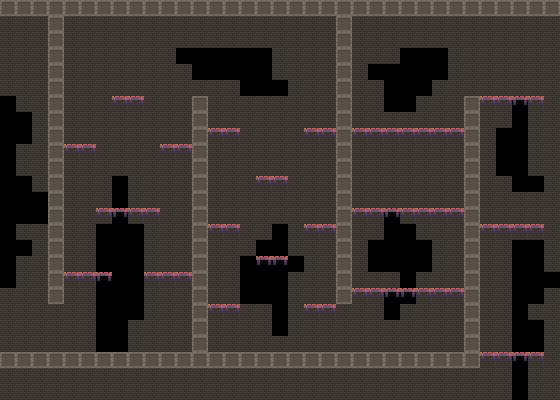

The image is a tile-based game level rendered from a .tmx file. Its description and source (layers, tilesets, objects; grid data summarised) follow:
An orthogonal 35x25 tile map with 16x16 px tiles, 5 tile layers (Background, Background2:ElectricBoogaloo, OneSidedPlatforms, Platforms, ...), 2 tilesets.

<map version="1.0" tiledversion="1.1.2" orientation="orthogonal" renderorder="right-down" width="35" height="25" tilewidth="16" tileheight="16" infinite="0" nextobjectid="1">
 <tileset firstgid="1" name="sketches3- tiles and monsters" tilewidth="16" tileheight="16" tilecount="64" columns="8">
  <image source="../../Assets/Images/sketches3- tiles and monsters.png" width="128" height="128" />
 </tileset>
 <tileset firstgid="65" source="../tile1.tsx" />
 <layer name="Background" width="35" height="25">
  <data>[875 cells, 746 non-empty, 1 distinct tile ids]</data>
 </layer>
 <layer name="Background2:ElectricBoogaloo" width="35" height="25">
  <data>[875 cells, 35 non-empty, 1 distinct tile ids]</data>
 </layer>
 <layer name="OneSidedPlatforms" width="35" height="25">
  <data>[875 cells, 65 non-empty, 2 distinct tile ids]</data>
 </layer>
 <layer name="Platforms" width="35" height="25">
  <data>[875 cells, 98 non-empty, 1 distinct tile ids]</data>
 </layer>
 <layer name="Foreground" width="35" height="25">
  <data>[875 cells, 133 non-empty, 1 distinct tile ids]</data>
 </layer>
</map>
